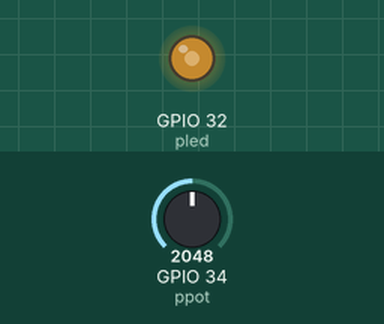
This sketch was run on a simulated ESP32. Shown: output pins drawn as LEDs (lit = HIGH). The test bench sets the inputs (shaded band); at power-on: GPIO 34 (ppot) = 2048. What the sketch prints to the serial monitor is not drawn.

Above: at 1.2 s.
1.3 s: GPIO 34 (ppot) set to 1557
At 2.5 s:
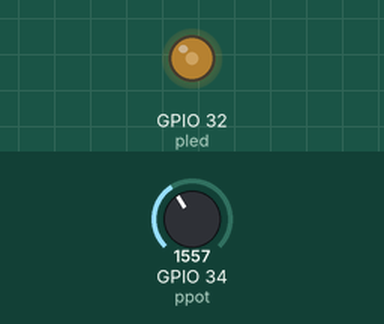
4.3 s: GPIO 34 (ppot) set to 1467
At 4.9 s:
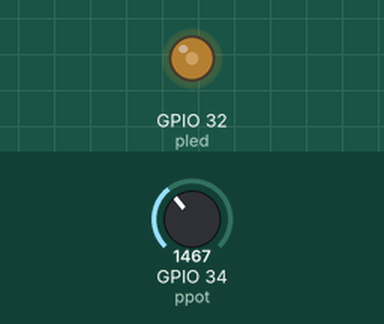
7.3 s: GPIO 34 (ppot) set to 2866
At 8.5 s:
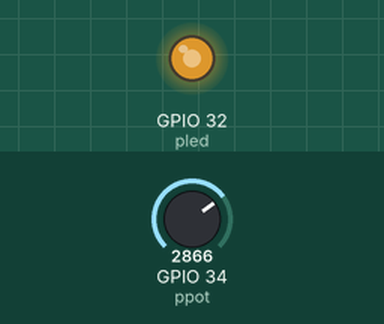
8.8 s: GPIO 34 (ppot) set to 3603
At 9.5 s:
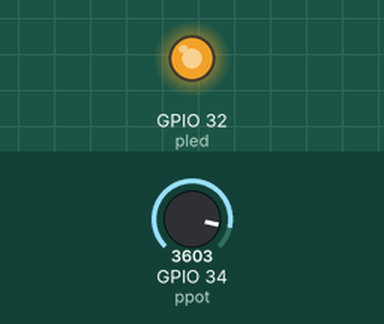
10.3 s: GPIO 34 (ppot) set to 491
At 10.6 s:
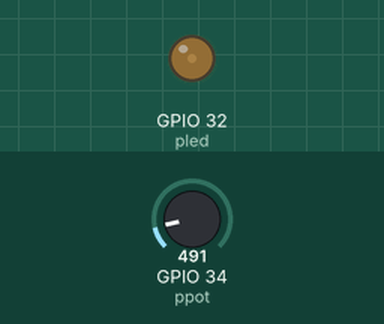
11.8 s: GPIO 34 (ppot) set to 0
At 13.1 s:
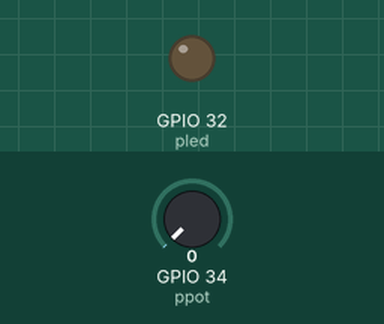
Timing chart, 0 to 14.3 s (numbered marks = the images above; inputs shaded):
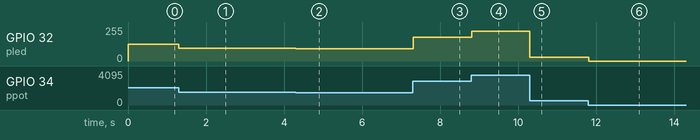

The sketch:

potenciometro_1.ino
```cpp
const int ppot = 34; // Pin donde está conectado el potenciómetro
const int pled = 32; // Pin donde está conectado el LED
const float voltR = 3.3; // Voltaje de referencia de la ESP32
int potVa = 0; // Variable para almacenar el valor del potenciómetro
float ang = 0; // Variable para almacenar el ángulo calculado
float volt = 0; // Variable para almacenar el voltaje
float brilloPorcentaje = 0; // Variable para almacenar el porcentaje de brillo del LED

void setup() {
  Serial.begin(115200); // Inicializa la comunicación serial a 115200 baudios
  pinMode(pled, OUTPUT); // Configura el pin del LED como salida
}

void loop() {
  potVa = analogRead(ppot); // Lee el valor del potenciómetro
  volt = potVa * (voltR / 4095.0); // Calcula el voltaje
  ang = map(potVa, 0, 4095, 0, 270); // Mapea el valor del potenciómetro a un ángulo entre 0 y 270 grados
  int brillo = map(potVa, 0, 4095, 0, 255); // Mapea el valor del potenciómetro a un valor de brillo entre 0 y 255
  analogWrite(pled, brillo); // Ajusta el brillo del LED
  brilloPorcentaje = (brillo / 255.0) * 100; // Calcula el porcentaje de brillo

  Serial.print("Ángulo: ");
  Serial.print(ang);
  Serial.print(" grados, Voltaje: ");
  Serial.print(volt);
  Serial.print(" V, Brillo del LED: ");
  Serial.print(brilloPorcentaje);
  Serial.println(" %");
}
```

Measured:
- after the input at 1.3 s, GPIO 32 (pled): 127/255 → 96/255 at once
- after the input at 4.3 s, GPIO 32 (pled): 96/255 → 91/255 at once
- after the input at 7.3 s, GPIO 32 (pled): 91/255 → 178/255 at once
- after the input at 8.8 s, GPIO 32 (pled): 178/255 → 224/255 at once
- after the input at 10.3 s, GPIO 32 (pled): 224/255 → 30/255 at once
- after the input at 11.8 s, GPIO 32 (pled): 30/255 → 0/255 at once
